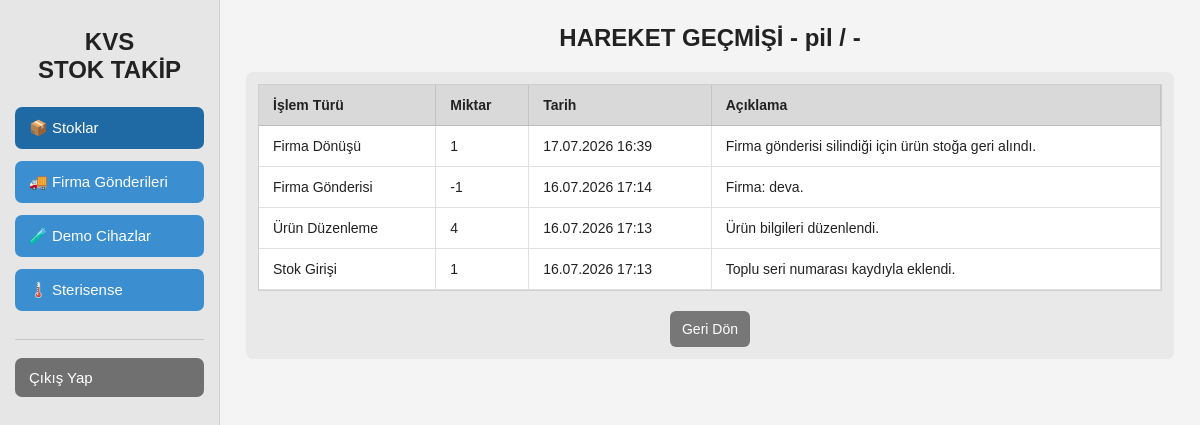
The page /urun/5/hareketler/ (signed in) on the database as committed earlier.
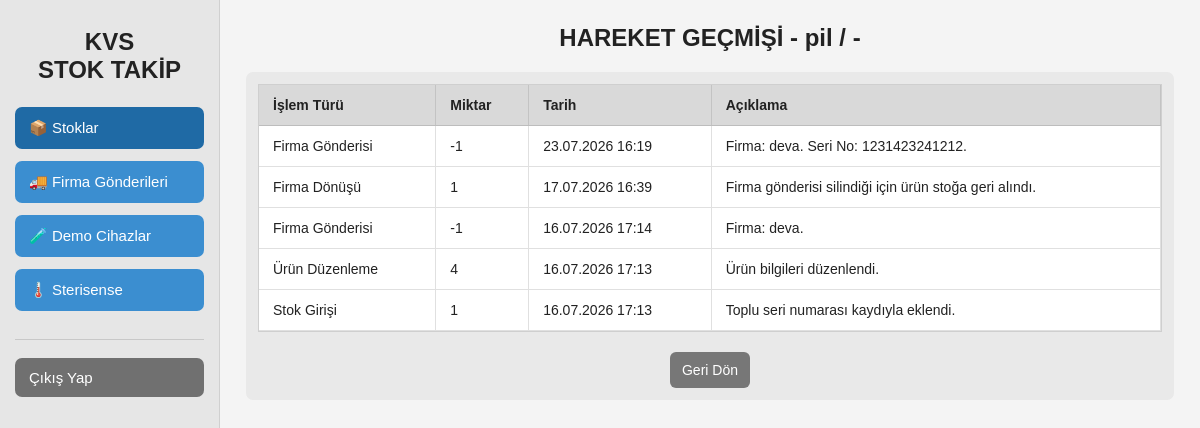
The same page on the database as committed later.
### stok/models.py (models this page shows, shortened)
class Urun(models.Model):
    urun_adi = models.CharField(
        max_length=200,
        verbose_name="Ürün Adı",
    )
    seri_no = models.CharField(
        max_length=150,
        verbose_name="Seri No",
    )
    giris_tarihi = models.DateField(
        verbose_name="Giriş Tarihi",
    )
    adet = models.PositiveIntegerField(
        default=1,
        verbose_name="Adet",
    )
    olusturulma_tarihi = models.DateTimeField(
        auto_now_add=True,
    )
    class Meta:
        verbose_name = "Ürün"
        verbose_name_plural = "Ürünler"
        ordering = ["-id"]

class StokHareketi(models.Model):
    ISLEM_TURLERI = [
        ("giris", "Stok Girişi"),
        ("cikis", "Stok Çıkışı"),
        ("duzenleme", "Ürün Düzenleme"),
        ("firma_gonderisi", "Firma Gönderisi"),
        ("firma_donusu", "Firma Dönüşü"),
    ]
    urun = models.ForeignKey(
        Urun,
        on_delete=models.CASCADE,
        related_name="hareketler",
    )
    islem_turu = models.CharField(
        max_length=30,
        choices=ISLEM_TURLERI,
    )
    miktar = models.IntegerField()
    aciklama = models.CharField(
        max_length=300,
        blank=True,
    )
    tarih = models.DateTimeField(
        auto_now_add=True,
    )
    class Meta:
        verbose_name = "Stok Hareketi"
        verbose_name_plural = "Stok Hareketleri"
        ordering = ["-tarih"]

### stok/views.py (the view)
@login_required
def hareketler(request, urun_id):
    urun = get_object_or_404(Urun, pk=urun_id)
    return render(
        request,
        "stok/hareketler.html",
        {
            "urun": urun,
            "hareketler": urun.hareketler.all(),
            "aktif_menu": "stoklar",
        },
    )

### stok/templates/stok/hareketler.html (shortened to what this page needs)
{% extends "stok/base.html" %}
{% block content %}
<h1 class="page-heading">HAREKET GEÇMİŞİ - {{ urun.urun_adi }} / {{ urun.seri_no }}</h1>
<div class="panel">
    <div class="table-wrap">
        <table>
            <thead><tr><th>İşlem Türü</th><th>Miktar</th><th>Tarih</th><th>Açıklama</th></tr></thead>
            <tbody>
                {% for hareket in hareketler %}
                    <tr>
                        <td>{{ hareket.get_islem_turu_display }}</td>
                        <td>{{ hareket.miktar }}</td>
                        <td>{{ hareket.tarih|date:"d.m.Y H:i" }}</td>
                        <td>{{ hareket.aciklama }}</td>
                    </tr>
                {% empty %}
                    <tr><td colspan="4" class="empty">Hareket kaydı bulunamadı.</td></tr>
                {% endfor %}
            </tbody>
        </table>
    </div>
    <div class="dialog-actions"><a class="btn secondary" href="{% url 'stok:urun_listesi' %}">Geri Dön</a></div>
</div>
{% endblock %}

### stok/templates/stok/base.html (shortened to what this page needs)
<!DOCTYPE html>
<html lang="tr">
<head>
</head>
<body>
<div class="app-shell">
    <aside class="sidebar">
        <div class="brand">KVS<br>STOK TAKİP</div>
        <a class="menu-link {% if aktif_menu == 'stoklar' %}active{% endif %}" href="{% url 'stok:urun_listesi' %}">📦 Stoklar</a>
        <a class="menu-link {% if aktif_menu == 'gonderiler' %}active{% endif %}" href="{% url 'stok:firma_gonderileri' %}">🚚 Firma Gönderileri</a>
        <a class="menu-link {% if aktif_menu == 'demo' %}active{% endif %}" href="{% url 'stok:demo_cihazlar' %}">🧪 Demo Cihazlar</a>
        <a class="menu-link {% if aktif_menu == 'sterisense' %}active{% endif %}" href="{% url 'stok:sterisense' %}">🌡️ Sterisense</a>
        <div class="sidebar-bottom">
            <form class="logout-form" method="post" action="{% url 'cikis' %}">
                <button type="submit">Çıkış Yap</button>
            </form>
        </div>
    </aside>
    <main class="content">
        {% block content %}{% endblock %}
    </main>
</div>
</body>
</html>

### stok/templates/stok/base.html (style rules this page uses)
* { box-sizing: border-box; }
body { margin: 0; font-family: Arial, Helvetica, sans-serif; background: #f4f4f4; color: #222; }
.app-shell { min-height: 100vh; display: flex; }
.sidebar { width: 220px; flex: 0 0 220px; min-height: 100vh; background: #e6e6e6; padding: 0 15px 22px; border-right: 1px solid #d0d0d0; }
.brand { padding: 28px 0 24px; text-align: center; font-size: 24px; line-height: 1.15; font-weight: 700; }
.menu-link { display: block; width: 100%; margin: 0 0 12px; padding: 12px 14px; border-radius: 7px; background: #3b8ed0; color: #fff; text-align: left; text-decoration: none; font-size: 15px; }
.menu-link:hover, .menu-link.active { background: #1f6aa5; }
.sidebar-bottom { margin-top: 28px; border-top: 1px solid #c8c8c8; padding-top: 18px; }
.logout-form button { width: 100%; padding: 11px 14px; border: 0; border-radius: 7px; background: #707070; color: #fff; cursor: pointer; text-align: left; font-size: 15px; }
.content { flex: 1; min-width: 0; padding: 22px 26px 28px; }
.page-heading { text-align: center; margin: 2px 0 20px; font-size: 24px; font-weight: 700; }
.panel { background: #e9e9e9; border-radius: 7px; padding: 12px; }
.btn { display: inline-flex; align-items: center; justify-content: center; white-space: nowrap; padding: 10px 12px; border: 0; border-radius: 6px; background: #3b8ed0; color: white; text-decoration: none; font-size: 14px; cursor: pointer; }
.btn.secondary { background: #777; }
.table-wrap { overflow: auto; background: #fff; border: 1px solid #cfcfcf; }
table { width: 100%; border-collapse: collapse; min-width: 760px; }
th { padding: 12px 14px; background: #d9d9d9; border-right: 1px solid #c3c3c3; border-bottom: 1px solid #bdbdbd; text-align: left; font-size: 14px; }
td { padding: 12px 14px; border-right: 1px solid #e0e0e0; border-bottom: 1px solid #e0e0e0; font-size: 14px; }
tbody tr { cursor: pointer; background: white; }
.dialog-actions { display: flex; justify-content: center; gap: 8px; margin-top: 20px; }

Rows that differ between the two databases and show on the page:
added StokHareketi: islem_turu "Firma Gönderisi", miktar "-1", tarih "23.07.2026 16:19", aciklama "Firma: deva. Seri No: 1231423241212."
